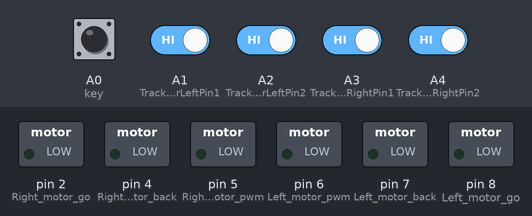
Simulated run of this sketch. Board: Arduino Uno, built with avr-gcc and run on an emulated ATmega328P. Parts: switched loads named in the sketch (green lamp = pin HIGH). Inputs (shaded band) come from the test bench; at power-on: A0 (key), A1 (TrackSensorLeftPin1), A2 (TrackSensorLeftPin2), A3 (TrackSensorRightPin1), A4 (TrackSensorRightPin2) HIGH.

Above: at 0.8 s.
0.9 s: A0 (key) pulled LOW for 0.15 s
At 2.1 s:
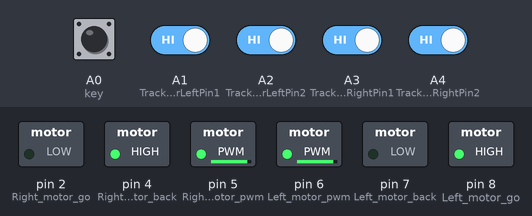
2.5 s: A1 (TrackSensorLeftPin1) driven LOW
At 2.8 s:
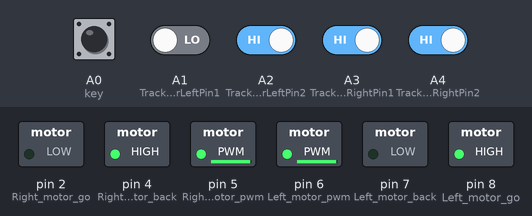
Timing chart, 0 to 5.5 s (numbered marks = the images above; inputs shaded):
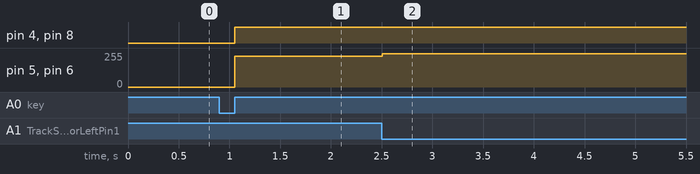

The sketch:

search_line.ino
```cpp
int Left_motor_go=8;
  int Left_motor_back=7;

  int Right_motor_go=2;
  int Right_motor_back=4;

  int Left_motor_pwm=6;
  int Right_motor_pwm=5;

  int key=A0;

  const int TrackSensorLeftPin1=A1;
  const int TrackSensorLeftPin2=A2;
  const int TrackSensorRightPin1=A3;
  const int TrackSensorRightPin2=A4;

  int TrackSensorLeftValue1;
  int TrackSensorLeftValue2;
  int TrackSensorRightValue1;
  int TrackSensorRightValue2;


void setup() {
  pinMode(Left_motor_go,OUTPUT);
  pinMode(Left_motor_back,OUTPUT);
  pinMode(Right_motor_go,OUTPUT);
  pinMode(Right_motor_back,OUTPUT);

  pinMode(key,INPUT);

  pinMode(TrackSensorLeftPin1,INPUT);
  pinMode(TrackSensorLeftPin2,INPUT);
  pinMode(TrackSensorRightPin1,INPUT);
  pinMode(TrackSensorRightPin2,INPUT);

  digitalWrite(key,HIGH);

  digitalWrite(TrackSensorLeftPin1,HIGH);
  digitalWrite(TrackSensorLeftPin2,HIGH);
  digitalWrite(TrackSensorRightPin1,HIGH);
  digitalWrite(TrackSensorRightPin2,HIGH);

  key_scan();

}

void run(int left_speed,int right_speed)
{
  digitalWrite(Left_motor_go,HIGH);
  digitalWrite(Left_motor_back,LOW);
  analogWrite(Left_motor_pwm,left_speed);

  digitalWrite(Right_motor_go,HIGH);
  digitalWrite(Right_motor_back,LOW);
  analogWrite(Right_motor_pwm,right_speed);
}

void brake(int time)
{
  digitalWrite(Left_motor_go,LOW);
  digitalWrite(Left_motor_back,LOW);
  digitalWrite(Right_motor_go,LOW);
  digitalWrite(Right_motor_back,LOW);

  delay(time * 100);
}

void left(int left_speed,int right_speed)
{
  digitalWrite(Left_motor_go,LOW);
  digitalWrite(Left_motor_back,LOW);
  analogWrite(Left_motor_pwm,left_speed);

  digitalWrite(Right_motor_go,HIGH);
  digitalWrite(Right_motor_back,LOW);
  analogWrite(Right_motor_pwm,right_speed);

}

void right(int left_speed,int right_speed)
{
  digitalWrite(Left_motor_go,HIGH);
  digitalWrite(Left_motor_back,LOW);
  analogWrite(Left_motor_pwm,left_speed);

  digitalWrite(Right_motor_go,LOW);
  digitalWrite(Right_motor_back,LOW);
  analogWrite(Right_motor_pwm,right_speed);

}

void spin_left(int left_speed,int right_speed)
{
  digitalWrite(Left_motor_go,LOW);
  digitalWrite(Left_motor_back,HIGH);
  analogWrite(Left_motor_pwm,left_speed);

  digitalWrite(Right_motor_go,HIGH);
  digitalWrite(Right_motor_back,LOW);
  analogWrite(Right_motor_pwm,right_speed);
}

void spin_right(int left_speed,int right_speed)
{
  digitalWrite(Left_motor_go,HIGH);
  digitalWrite(Left_motor_back,LOW);
  analogWrite(Left_motor_pwm,left_speed);

  digitalWrite(Right_motor_go,LOW);
  digitalWrite(Right_motor_back,HIGH);
  analogWrite(Right_motor_pwm,right_speed);
}

void back(int time)
{
  digitalWrite(Left_motor_go,LOW);
  digitalWrite(Left_motor_back,HIGH);
  analogWrite(Left_motor_pwm,40);

  digitalWrite(Right_motor_go,LOW);
  digitalWrite(Right_motor_back,HIGH);
  analogWrite(Right_motor_pwm,40);

  delay(time);
}

void key_scan()
{
  while(digitalRead(key));
  while(!digitalRead(key))
  {
    delay(10);
    if(digitalRead(key)==LOW)
    {
      delay(100);
      while(!digitalRead(key));
    }
  }
}

void loop()
{
  TrackSensorLeftValue1=digitalRead(TrackSensorLeftPin1);
  TrackSensorLeftValue2=digitalRead(TrackSensorLeftPin2);
  TrackSensorRightValue1=digitalRead(TrackSensorRightPin1);
  TrackSensorRightValue1=digitalRead(TrackSensorRightPin2);

  if((TrackSensorLeftValue1==LOW||TrackSensorLeftValue2==LOW)&&TrackSensorRightValue2==LOW)
  {
    spin_right(250,250);
    delay(80);
  }

  else if(TrackSensorLeftValue1==LOW&&(TrackSensorRightValue1==LOW||TrackSensorRightValue2==LOW))
  {
    spin_left(250,250);
    delay(80);
  }

  else if(TrackSensorLeftValue1==LOW)
  {
    spin_left(230,230);
    delay(10);
  }

  else if(TrackSensorLeftValue2==LOW)
  {
    spin_left(230,230);
    delay(10);
  }

   else if(TrackSensorRightValue2==LOW)
  {
    spin_right(230,230);
    delay(10);
  }

  else if(TrackSensorLeftValue2==LOW&&TrackSensorRightValue1==HIGH)
  {
    left(0,220);
  }

  else if(TrackSensorLeftValue2==HIGH&&TrackSensorRightValue1==LOW)
  {
    right(0,220);
  }

  else if(TrackSensorLeftValue2==LOW&&TrackSensorRightValue1==LOW)
  {
    run(250,250);
  }

}
```

Measured:
- after the input at 0.9 s, pin 4 (Right_motor_back), pin 8 (Left_motor_go): LOW → HIGH after 0.15 s; pin 5 (Right_motor_pwm), pin 6 (Left_motor_pwm): 0/255 → 230/255 after 0.15 s
- after the input at 2.5 s, pin 5 (Right_motor_pwm), pin 6 (Left_motor_pwm): 230/255 → 250/255 at once
